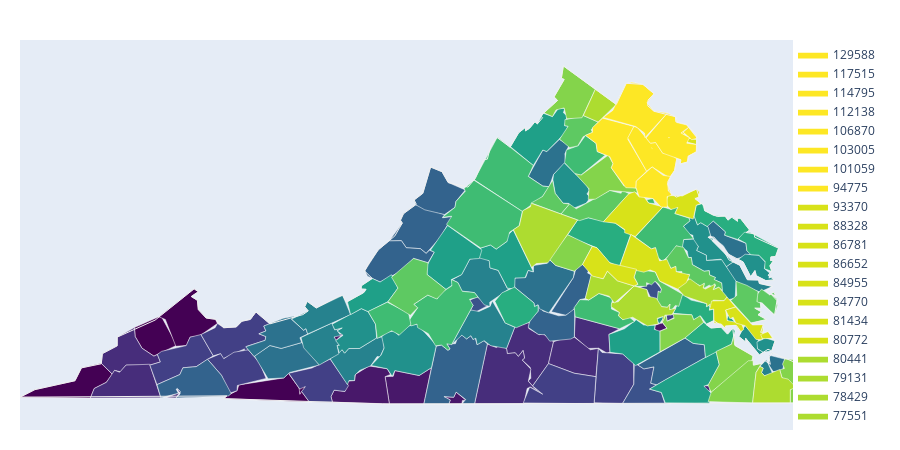

The code cell stored with this chart in its notebook:
### Code cell
# display all counties
import plotly.figure_factory as ff

values = va2['Income']

fig = ff.create_choropleth(fips=va2['FIPS'], 
                           values=values, 
                           scope=['VA'], 
                           county_outline={'color': 'rgb(255,255,255)', 'width': 0.5})
iplot(fig)
